Frame 1 (no input): blank canvas, image omitted
Frame 60 (the mouse pressed at the canvas centre just before this capture): blank canvas, image omitted
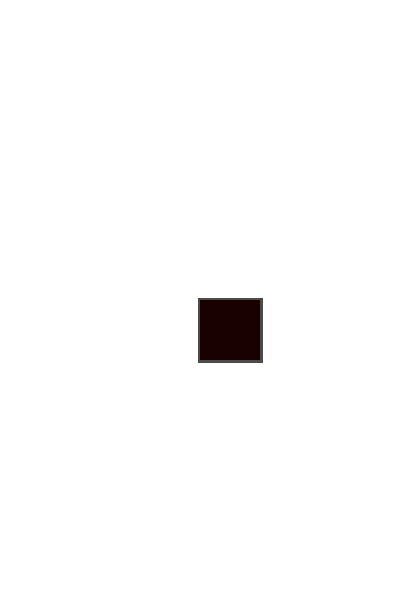
Frame 120 (the mouse held since frame 60 and released just before this capture)

The Processing sketch whose frames 1 and 60 were blank and that drew this single picture after the mouse press (run headless with seeded random() and noise(); from frame 60 on, the mouse is pressed at the canvas centre):

// Processing sketch: processing_149536
// ── processing_149536.pde

int theShape = 0;
int theColor = 0;
color[] colors = { 
  color(26,0,0,100), color(255,255,0,100), color(0,255,0,100), color(0,0,255,100) };

void setup (){ 
  size (400,600); 
  background (255); 
  smooth ();
  stroke(0,0,0,5); 
  strokeWeight(5);
} 

void draw (){
  if (mousePressed) {
  fill( colors[theColor] );
  switch( theShape ){
  case 0:
  default:
    rect(mouseX,mouseY,60,60);
    break;
  case 1:
    rect(mouseX-30, mouseY-30,60,60);
    break;
  case 2:
    beginShape(ELLIPSE);
    vertex(mouseX+50, mouseY+50);
    vertex(pmouseX-20, pmouseX-20);
    vertex(mouseX-20, mouseY-20);
    endShape();
    break;
  case 3:
    rect(mouseX, mouseY-20,20,60);
    rect(mouseX-20, mouseY,60,20);
    break;
  } 
} 
}

void keyPressed () {
  if( key==CODED ){
    if( keyCode == UP ){ 
      theShape=(theShape+1)%4; 
    }
    if( keyCode == DOWN ){ 
      theShape=(theShape+3)%4; 
    }
    if( keyCode == LEFT ){ 
      theColor=(theColor+1)%4; 
    }
    if( keyCode == RIGHT ){ 
      theColor=(theColor+3)%4; 
    }
  }
    if( key == DELETE ){
      background(255);
    }
}
